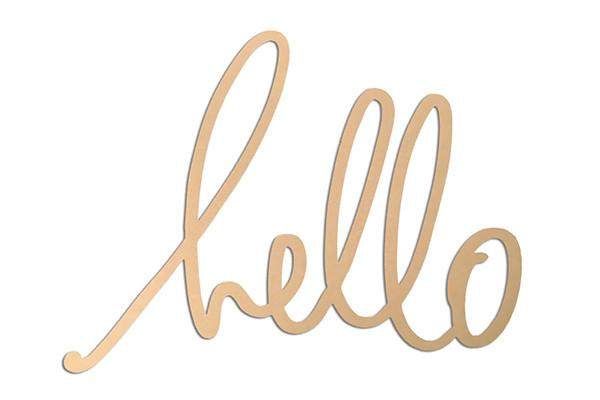
#> input picture hello.jpg, 600 x 400 px, found by its file name
$ python matplot.py
#> lines starting #> are read from the running program, lines starting #| are printed output that depends on the picture
import cv2
import numpy as np
from matplotlib import pyplot as plt

img = cv2.imread('hello.jpg',cv2.IMREAD_GRAYSCALE)
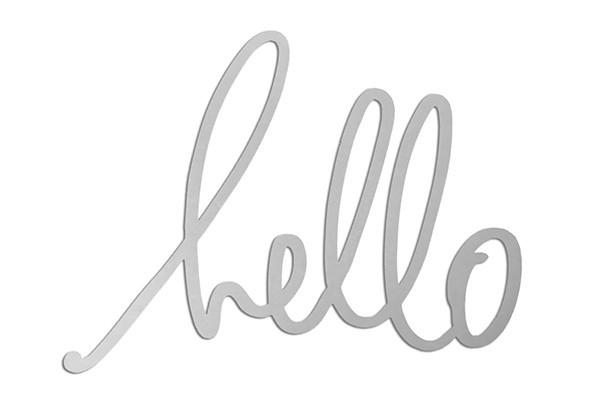
#> img: shape (400, 600); min 101, max 255, mean 245.1

plt.imshow(img, cmap = 'gray', interpolation = 'bicubic')
plt.xticks([]), plt.yticks([])  # to hide tick values on X and Y axis
plt.plot([200,300,400],[100,200,300],'c', linewidth=5)
plt.show()
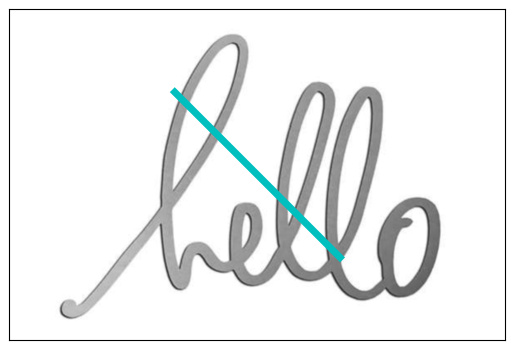
#> figure drawn by matplotlib, 1 panel
